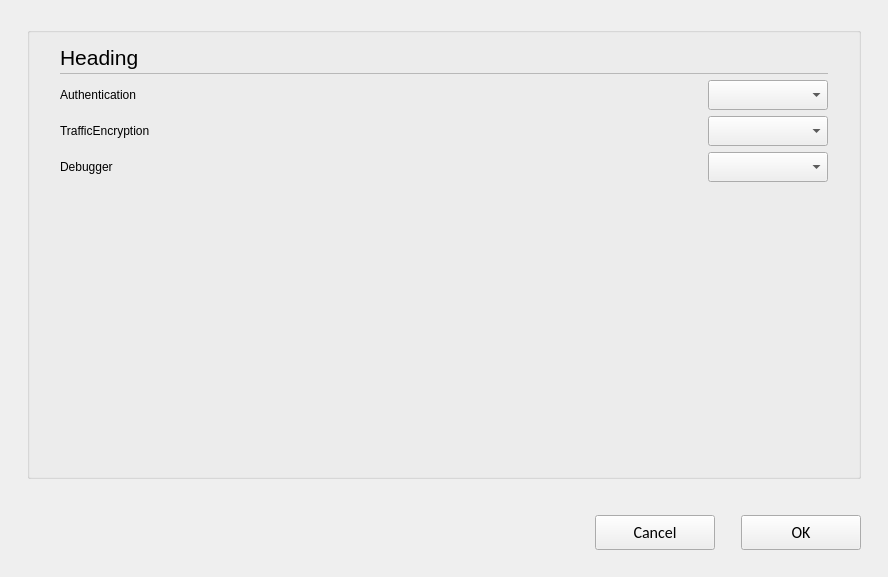
<?xml version="1.0" encoding="UTF-8"?>
<ui version="4.0">
 <class>C_SyvUpPacSecurityOptionsPopUp</class>
 <widget class="QWidget" name="C_SyvUpPacSecurityOptionsPopUp">
  <property name="geometry">
   <rect>
    <x>0</x>
    <y>0</y>
    <width>888</width>
    <height>577</height>
   </rect>
  </property>
  <property name="windowTitle">
   <string>C_SyvUpPacSecurityOptionsPopUp</string>
  </property>
  <layout class="QVBoxLayout" name="verticalLayout">
   <property name="leftMargin">
    <number>27</number>
   </property>
   <property name="topMargin">
    <number>27</number>
   </property>
   <property name="rightMargin">
    <number>27</number>
   </property>
   <property name="bottomMargin">
    <number>0</number>
   </property>
   <item>
    <widget class="stw::opensyde_gui_elements::C_OgeGbx" name="pc_GroupBoxGeneral_5">
     <property name="title">
      <string/>
     </property>
     <layout class="QVBoxLayout" name="verticalLayout_6">
      <property name="spacing">
       <number>0</number>
      </property>
      <property name="leftMargin">
       <number>30</number>
      </property>
      <property name="rightMargin">
       <number>30</number>
      </property>
      <property name="bottomMargin">
       <number>13</number>
      </property>
      <item>
       <layout class="QHBoxLayout" name="horizontalLayout_7" stretch="0,1">
        <property name="spacing">
         <number>6</number>
        </property>
        <item>
         <widget class="stw::opensyde_gui_elements::C_OgeLabHeadingGroupBold" name="pc_LabelHeading">
          <property name="minimumSize">
           <size>
            <width>0</width>
            <height>30</height>
           </size>
          </property>
          <property name="maximumSize">
           <size>
            <width>16777215</width>
            <height>30</height>
           </size>
          </property>
          <property name="font">
           <font>
            <family>Segoe UI</family>
            <pointsize>16</pointsize>
           </font>
          </property>
          <property name="text">
           <string>Heading</string>
          </property>
         </widget>
        </item>
        <item>
         <spacer name="horizontalSpacer_10">
          <property name="orientation">
           <enum>Qt::Orientation::Horizontal</enum>
          </property>
          <property name="sizeHint" stdset="0">
           <size>
            <width>40</width>
            <height>1</height>
           </size>
          </property>
         </spacer>
        </item>
       </layout>
      </item>
      <item>
       <layout class="QHBoxLayout" name="horizontalLayout_20" stretch="0">
        <property name="spacing">
         <number>0</number>
        </property>
        <property name="topMargin">
         <number>1</number>
        </property>
        <property name="rightMargin">
         <number>0</number>
        </property>
        <property name="bottomMargin">
         <number>0</number>
        </property>
        <item>
         <widget class="stw::opensyde_gui_elements::C_OgeFraSeparator" name="pc_Frame_3">
          <property name="minimumSize">
           <size>
            <width>0</width>
            <height>1</height>
           </size>
          </property>
          <property name="maximumSize">
           <size>
            <width>16777215</width>
            <height>1</height>
           </size>
          </property>
          <property name="frameShape">
           <enum>QFrame::Shape::StyledPanel</enum>
          </property>
          <property name="frameShadow">
           <enum>QFrame::Shadow::Raised</enum>
          </property>
         </widget>
        </item>
       </layout>
      </item>
      <item>
       <spacer name="verticalSpacer_6">
        <property name="orientation">
         <enum>Qt::Orientation::Vertical</enum>
        </property>
        <property name="sizeType">
         <enum>QSizePolicy::Policy::Fixed</enum>
        </property>
        <property name="sizeHint" stdset="0">
         <size>
          <width>6</width>
          <height>6</height>
         </size>
        </property>
       </spacer>
      </item>
      <item>
       <layout class="QHBoxLayout" name="horizontalLayout">
        <item>
         <widget class="stw::opensyde_gui_elements::C_OgeLabGroupItem" name="pc_LabelAuth">
          <property name="minimumSize">
           <size>
            <width>85</width>
            <height>0</height>
           </size>
          </property>
          <property name="text">
           <string>Authentication</string>
          </property>
         </widget>
        </item>
        <item>
         <widget class="stw::opensyde_gui_elements::C_OgeCbxText" name="pc_ComboBoxAuth">
          <property name="minimumSize">
           <size>
            <width>120</width>
            <height>30</height>
           </size>
          </property>
          <property name="maximumSize">
           <size>
            <width>120</width>
            <height>30</height>
           </size>
          </property>
         </widget>
        </item>
       </layout>
      </item>
      <item>
       <spacer name="verticalSpacer_8">
        <property name="orientation">
         <enum>Qt::Orientation::Vertical</enum>
        </property>
        <property name="sizeType">
         <enum>QSizePolicy::Policy::Fixed</enum>
        </property>
        <property name="sizeHint" stdset="0">
         <size>
          <width>6</width>
          <height>6</height>
         </size>
        </property>
       </spacer>
      </item>
      <item>
       <layout class="QHBoxLayout" name="horizontalLayout_3">
        <item>
         <widget class="stw::opensyde_gui_elements::C_OgeLabGroupItem" name="pc_LabelTrafficEncryption">
          <property name="minimumSize">
           <size>
            <width>85</width>
            <height>0</height>
           </size>
          </property>
          <property name="text">
           <string>TrafficEncryption</string>
          </property>
         </widget>
        </item>
        <item>
         <widget class="stw::opensyde_gui_elements::C_OgeCbxText" name="pc_ComboBoxTrafficEncryption">
          <property name="minimumSize">
           <size>
            <width>120</width>
            <height>30</height>
           </size>
          </property>
          <property name="maximumSize">
           <size>
            <width>120</width>
            <height>30</height>
           </size>
          </property>
         </widget>
        </item>
       </layout>
      </item>
      <item>
       <spacer name="verticalSpacer_9">
        <property name="orientation">
         <enum>Qt::Orientation::Vertical</enum>
        </property>
        <property name="sizeType">
         <enum>QSizePolicy::Policy::Fixed</enum>
        </property>
        <property name="sizeHint" stdset="0">
         <size>
          <width>6</width>
          <height>6</height>
         </size>
        </property>
       </spacer>
      </item>
      <item>
       <layout class="QHBoxLayout" name="horizontalLayout_2">
        <item>
         <widget class="stw::opensyde_gui_elements::C_OgeLabGroupItem" name="pc_LabelDebugger">
          <property name="minimumSize">
           <size>
            <width>85</width>
            <height>0</height>
           </size>
          </property>
          <property name="text">
           <string>Debugger</string>
          </property>
         </widget>
        </item>
        <item>
         <widget class="stw::opensyde_gui_elements::C_OgeCbxText" name="pc_ComboBoxDebugger">
          <property name="minimumSize">
           <size>
            <width>120</width>
            <height>30</height>
           </size>
          </property>
          <property name="maximumSize">
           <size>
            <width>120</width>
            <height>30</height>
           </size>
          </property>
         </widget>
        </item>
       </layout>
      </item>
      <item>
       <spacer name="verticalSpacer">
        <property name="orientation">
         <enum>Qt::Orientation::Vertical</enum>
        </property>
        <property name="sizeHint" stdset="0">
         <size>
          <width>20</width>
          <height>40</height>
         </size>
        </property>
       </spacer>
      </item>
     </layout>
    </widget>
   </item>
   <item>
    <spacer name="pc_VerticalSpacerButtonsObove">
     <property name="orientation">
      <enum>Qt::Orientation::Vertical</enum>
     </property>
     <property name="sizeType">
      <enum>QSizePolicy::Policy::Fixed</enum>
     </property>
     <property name="sizeHint" stdset="0">
      <size>
       <width>20</width>
       <height>30</height>
      </size>
     </property>
    </spacer>
   </item>
   <item>
    <layout class="QHBoxLayout" name="horizontalLayout_22">
     <item>
      <spacer name="horizontalSpacer_9">
       <property name="orientation">
        <enum>Qt::Orientation::Horizontal</enum>
       </property>
       <property name="sizeHint" stdset="0">
        <size>
         <width>40</width>
         <height>20</height>
        </size>
       </property>
      </spacer>
     </item>
     <item>
      <widget class="stw::opensyde_gui_elements::C_OgePubCancel" name="pc_PushButtonCancel">
       <property name="minimumSize">
        <size>
         <width>120</width>
         <height>35</height>
        </size>
       </property>
       <property name="maximumSize">
        <size>
         <width>120</width>
         <height>35</height>
        </size>
       </property>
       <property name="font">
        <font>
         <family>Calibri</family>
         <pointsize>12</pointsize>
        </font>
       </property>
       <property name="text">
        <string>Cancel</string>
       </property>
      </widget>
     </item>
     <item>
      <spacer name="horizontalSpacer_4">
       <property name="orientation">
        <enum>Qt::Orientation::Horizontal</enum>
       </property>
       <property name="sizeType">
        <enum>QSizePolicy::Policy::Fixed</enum>
       </property>
       <property name="sizeHint" stdset="0">
        <size>
         <width>20</width>
         <height>20</height>
        </size>
       </property>
      </spacer>
     </item>
     <item>
      <widget class="stw::opensyde_gui_elements::C_OgePubDialog" name="pc_PushButtonOk">
       <property name="minimumSize">
        <size>
         <width>120</width>
         <height>35</height>
        </size>
       </property>
       <property name="maximumSize">
        <size>
         <width>120</width>
         <height>35</height>
        </size>
       </property>
       <property name="font">
        <font>
         <family>Calibri</family>
         <pointsize>12</pointsize>
        </font>
       </property>
       <property name="text">
        <string>OK</string>
       </property>
      </widget>
     </item>
    </layout>
   </item>
   <item>
    <spacer name="verticalSpacer_7">
     <property name="orientation">
      <enum>Qt::Orientation::Vertical</enum>
     </property>
     <property name="sizeType">
      <enum>QSizePolicy::Policy::Fixed</enum>
     </property>
     <property name="sizeHint" stdset="0">
      <size>
       <width>20</width>
       <height>27</height>
      </size>
     </property>
    </spacer>
   </item>
  </layout>
 </widget>
 <customwidgets>
  <customwidget>
   <class>stw::opensyde_gui_elements::C_OgeLabGroupItem</class>
   <extends>QLabel</extends>
   <header>C_OgeLabGroupItem.hpp</header>
  </customwidget>
  <customwidget>
   <class>stw::opensyde_gui_elements::C_OgeFraSeparator</class>
   <extends>QFrame</extends>
   <header>C_OgeFraSeparator.hpp</header>
   <container>1</container>
  </customwidget>
  <customwidget>
   <class>stw::opensyde_gui_elements::C_OgeLabHeadingGroupBold</class>
   <extends>QLabel</extends>
   <header>C_OgeLabHeadingGroupBold.hpp</header>
  </customwidget>
  <customwidget>
   <class>stw::opensyde_gui_elements::C_OgePubDialog</class>
   <extends>QPushButton</extends>
   <header>C_OgePubDialog.hpp</header>
  </customwidget>
  <customwidget>
   <class>stw::opensyde_gui_elements::C_OgeGbx</class>
   <extends>QGroupBox</extends>
   <header>C_OgeGbx.hpp</header>
   <container>1</container>
  </customwidget>
  <customwidget>
   <class>stw::opensyde_gui_elements::C_OgePubCancel</class>
   <extends>QPushButton</extends>
   <header>C_OgePubCancel.hpp</header>
  </customwidget>
  <customwidget>
   <class>stw::opensyde_gui_elements::C_OgeCbxText</class>
   <extends>QComboBox</extends>
   <header>C_OgeCbxText.hpp</header>
  </customwidget>
 </customwidgets>
 <resources/>
 <connections/>
</ui>
